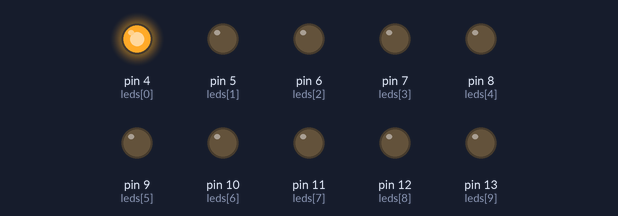
Recording of a sketch running on a simulated Arduino Uno, built with avr-gcc and run on an emulated ATmega328P. On the bench: output pins drawn as LEDs (lit = HIGH).

Above: at 0.15 s.
At 0.75 s:
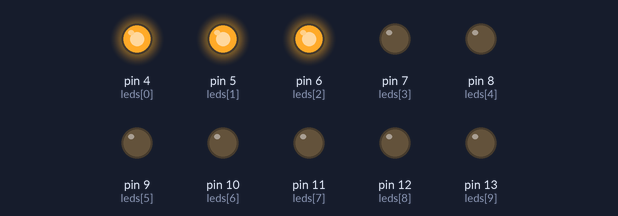
At 1.65 s:
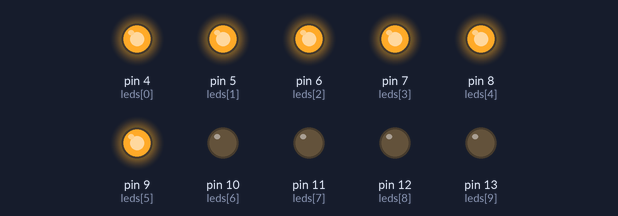
At 3.1 s:
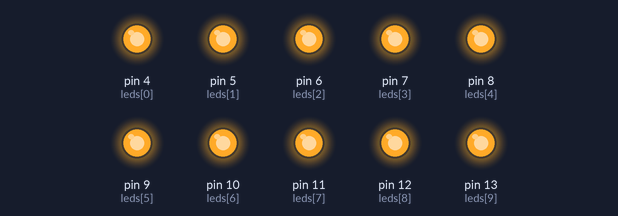
At 3.7 s:
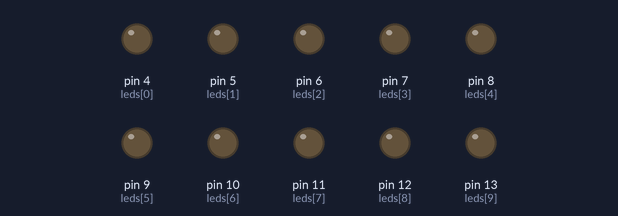
At 5.05 s:
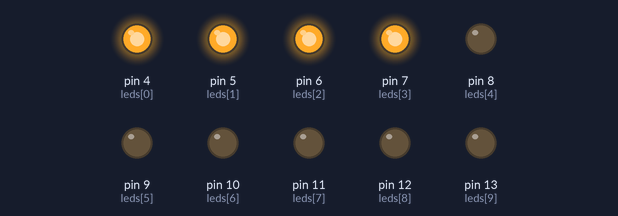
Timing chart, 0 to 5.3 s (numbered marks = the images above):
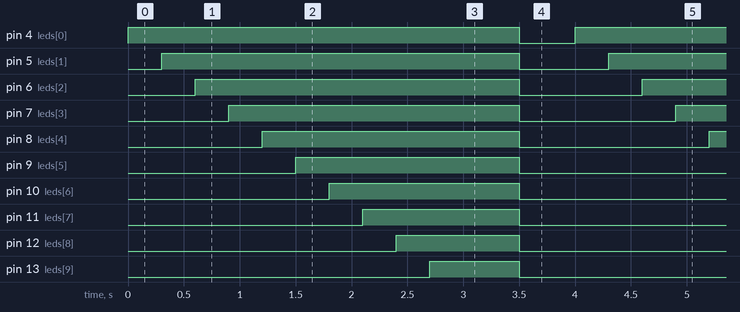

The sketch:

code.ino
```cpp
const int LEDS = 10;
const int leds[LEDS] = {4, 5, 6, 7, 8, 9, 10, 11, 12, 13};

void setup() {
  for (int i = 0; i < LEDS; i++) {
        pinMode(leds[i], OUTPUT);
        digitalWrite(leds[i], LOW);
  }
}

void loop() {
  for (int i = 0; i < LEDS; i++) {
        digitalWrite(leds[i], HIGH);
        delay(300);
  }

    delay(500);

  for (int i = 0; i < LEDS; i++) {
        digitalWrite(leds[i], LOW);
  }

    delay(500);
}
```

Measured:
- by itself, pin 4 (leds[0]): alternates HIGH for 3.5 s and LOW for 0.50 s
- by itself, pin 5 (leds[1]): alternates HIGH for 3.2 s and LOW for 0.80 s
- by itself, pin 6 (leds[2]): alternates HIGH for 2.9 s and LOW for 1.1 s
- by itself, pin 7 (leds[3]): alternates HIGH for 2.6 s and LOW for 1.4 s
- by itself, pin 8 (leds[4]): alternates HIGH for 2.3 s and LOW for 1.7 s
- by itself, pin 9 (leds[5]): alternates HIGH for 2.0 s and LOW for 2.0 s
- by itself, pin 10 (leds[6]): alternates HIGH for 1.7 s and LOW for 2.3 s
- by itself, pin 11 (leds[7]): alternates HIGH for 1.4 s and LOW for 2.6 s
